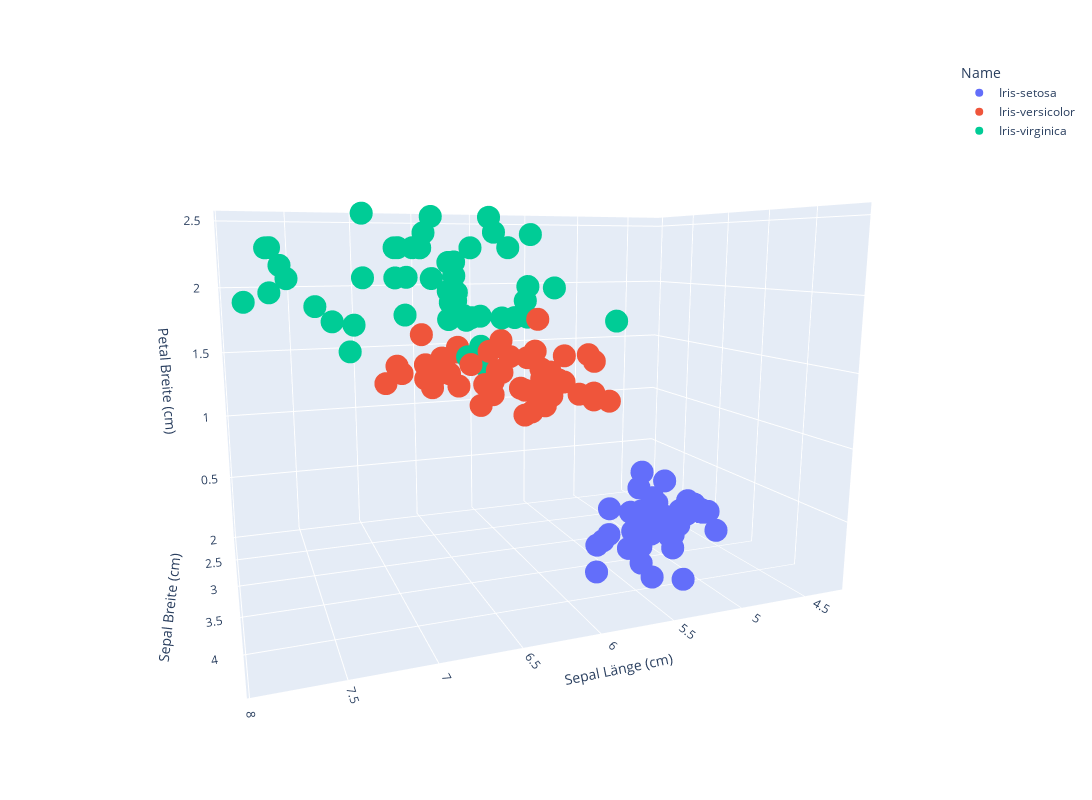

Here is the notebook cell this chart was saved with:
### Markdown cell above
## 3D-Scatter-Diagramm, eingefärbt

### Code cell
px.scatter_3d(iris,x='Sepal Länge (cm)',y='Sepal Breite (cm)',z='Petal Breite (cm)',color='Name', width=1200, height=800)

### Figure 1 — Plotly figure (JSON) as saved in the notebook; plotly's stock layout.template omitted (floating-point values rounded to 4 significant figures)
{"data": [{"hovertemplate": "Name=Iris-setosa<br>Sepal Länge (cm)=%{x}<br>Sepal Breite (cm)=%{y}<br>Petal Breite (cm)=%{z}<extra></extra>", "legendgroup": "Iris-setosa", "marker": {"color": "#636efa", "symbol": "circle"}, "mode": "markers", "name": "Iris-setosa", "scene": "scene", "showlegend": true, "type": "scatter3d", "x": [5.1, 4.9, 4.7, 4.6, 5, 5.4, 4.6, 5, 4.4, 4.9, 5.4, 4.8, 4.8, 4.3, 5.8, 5.7, 5.4, 5.1, 5.7, 5.1, 5.4, 5.1, 4.6, 5.1, 4.8, 5, 5, 5.2, 5.2, 4.7, 4.8, 5.4, 5.2, 5.5, 4.9, 5, 5.5, 4.9, 4.4, 5.1, 5, 4.5, 4.4, 5, 5.1, 4.8, 5.1, 4.6, 5.3, 5], "y": [3.5, 3, 3.2, 3.1, 3.6, 3.9, 3.4, 3.4, 2.9, 3.1, 3.7, 3.4, 3, 3, 4, 4.4, 3.9, 3.5, 3.8, 3.8, 3.4, 3.7, 3.6, 3.3, 3.4, 3, 3.4, 3.5, 3.4, 3.2, 3.1, 3.4, 4.1, 4.2, 3.1, 3.2, 3.5, 3.1, 3, 3.4, 3.5, 2.3, 3.2, 3.5, 3.8, 3, 3.8, 3.2, 3.7, 3.3], "z": [0.2, 0.2, 0.2, 0.2, 0.2, 0.4, 0.3, 0.2, 0.2, 0.1, 0.2, 0.2, 0.1, 0.1, 0.2, 0.4, 0.4, 0.3, 0.3, 0.3, 0.2, 0.4, 0.2, 0.5, 0.2, 0.2, 0.4, 0.2, 0.2, 0.2, 0.2, 0.4, 0.1, 0.2, 0.1, 0.2, 0.2, 0.1, 0.2, 0.2, 0.3, 0.3, 0.2, 0.6, 0.4, 0.3, 0.2, 0.2, 0.2, 0.2]}, {"hovertemplate": "Name=Iris-versicolor<br>Sepal Länge (cm)=%{x}<br>Sepal Breite (cm)=%{y}<br>Petal Breite (cm)=%{z}<extra></extra>", "legendgroup": "Iris-versicolor", "marker": {"color": "#EF553B", "symbol": "circle"}, "mode": "markers", "name": "Iris-versicolor", "scene": "scene", "showlegend": true, "type": "scatter3d", "x": [7, 6.4, 6.9, 5.5, 6.5, 5.7, 6.3, 4.9, 6.6, 5.2, 5, 5.9, 6, 6.1, 5.6, 6.7, 5.6, 5.8, 6.2, 5.6, 5.9, 6.1, 6.3, 6.1, 6.4, 6.6, 6.8, 6.7, 6, 5.7, 5.5, 5.5, 5.8, 6, 5.4, 6, 6.7, 6.3, 5.6, 5.5, 5.5, 6.1, 5.8, 5, 5.6, 5.7, 5.7, 6.2, 5.1, 5.7], "y": [3.2, 3.2, 3.1, 2.3, 2.8, 2.8, 3.3, 2.4, 2.9, 2.7, 2, 3, 2.2, 2.9, 2.9, 3.1, 3, 2.7, 2.2, 2.5, 3.2, 2.8, 2.5, 2.8, 2.9, 3, 2.8, 3, 2.9, 2.6, 2.4, 2.4, 2.7, 2.7, 3, 3.4, 3.1, 2.3, 3, 2.5, 2.6, 3, 2.6, 2.3, 2.7, 3, 2.9, 2.9, 2.5, 2.8], "z": [1.4, 1.5, 1.5, 1.3, 1.5, 1.3, 1.6, 1, 1.3, 1.4, 1, 1.5, 1, 1.4, 1.3, 1.4, 1.5, 1, 1.5, 1.1, 1.8, 1.3, 1.5, 1.2, 1.3, 1.4, 1.4, 1.7, 1.5, 1, 1.1, 1, 1.2, 1.6, 1.5, 1.6, 1.5, 1.3, 1.3, 1.3, 1.2, 1.4, 1.2, 1, 1.3, 1.2, 1.3, 1.3, 1.1, 1.3]}, {"hovertemplate": "Name=Iris-virginica<br>Sepal Länge (cm)=%{x}<br>Sepal Breite (cm)=%{y}<br>Petal Breite (cm)=%{z}<extra></extra>", "legendgroup": "Iris-virginica", "marker": {"color": "#00cc96", "symbol": "circle"}, "mode": "markers", "name": "Iris-virginica", "scene": "scene", "showlegend": true, "type": "scatter3d", "x": [6.3, 5.8, 7.1, 6.3, 6.5, 7.6, 4.9, 7.3, 6.7, 7.2, 6.5, 6.4, 6.8, 5.7, 5.8, 6.4, 6.5, 7.7, 7.7, 6, 6.9, 5.6, 7.7, 6.3, 6.7, 7.2, 6.2, 6.1, 6.4, 7.2, 7.4, 7.9, 6.4, 6.3, 6.1, 7.7, 6.3, 6.4, 6, 6.9, 6.7, 6.9, 5.8, 6.8, 6.7, 6.7, 6.3, 6.5, 6.2, 5.9], "y": [3.3, 2.7, 3, 2.9, 3, 3, 2.5, 2.9, 2.5, 3.6, 3.2, 2.7, 3, 2.5, 2.8, 3.2, 3, 3.8, 2.6, 2.2, 3.2, 2.8, 2.8, 2.7, 3.3, 3.2, 2.8, 3, 2.8, 3, 2.8, 3.8, 2.8, 2.8, 2.6, 3, 3.4, 3.1, 3, 3.1, 3.1, 3.1, 2.7, 3.2, 3.3, 3, 2.5, 3, 3.4, 3], "z": [2.5, 1.9, 2.1, 1.8, 2.2, 2.1, 1.7, 1.8, 1.8, 2.5, 2, 1.9, 2.1, 2, 2.4, 2.3, 1.8, 2.2, 2.3, 1.5, 2.3, 2, 2, 1.8, 2.1, 1.8, 1.8, 1.8, 2.1, 1.6, 1.9, 2, 2.2, 1.5, 1.4, 2.3, 2.4, 1.8, 1.8, 2.1, 2.4, 2.3, 1.9, 2.3, 2.5, 2.3, 1.9, 2, 2.3, 1.8]}], "layout": {"height": 800, "legend": {"title": {"text": "Name"}, "tracegroupgap": 0}, "margin": {"t": 60}, "scene": {"aspectmode": "auto", "aspectratio": {"x": 1.31, "y": 0.8736, "z": 0.8736}, "camera": {"center": {"x": 0, "y": 0, "z": 0}, "eye": {"x": 0.6676, "y": 1.798, "z": 0.3354}, "projection": {"type": "perspective"}, "up": {"x": 0, "y": 0, "z": 1}}, "domain": {"x": [0, 1], "y": [0, 1]}, "xaxis": {"title": {"text": "Sepal Länge (cm)"}, "type": "linear"}, "yaxis": {"title": {"text": "Sepal Breite (cm)"}, "type": "linear"}, "zaxis": {"title": {"text": "Petal Breite (cm)"}, "type": "linear"}}, "width": 1200}}
